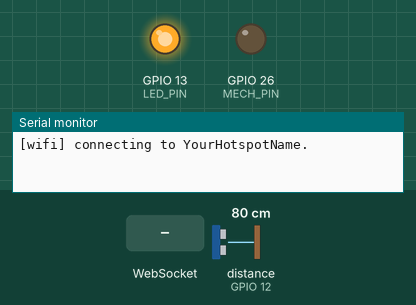
The sketch below on a simulated ESP32. On the bench: output pins drawn as LEDs (lit = HIGH), the last lines printed to the serial monitor. Wiring (inferred from the names in the program): ultrasonic range finder: trigger GPIO 14; echo GPIO 12. Dashed ring = blinking. Inputs (shaded band) come from the test bench; at power-on: distance to the obstacle (sensor on GPIO 12) 80 cm. The echo pulse lasts 58.3 µs per cm; WiFi joins after 1.5 s; servers stay silent unless stated; pins used as bus, display or sensor lines are not drawn.

Above: at 0.1 s.
At 2.3 s:
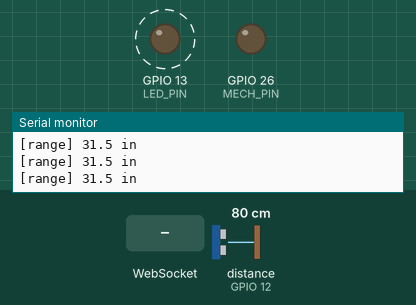
At 2.7 s:
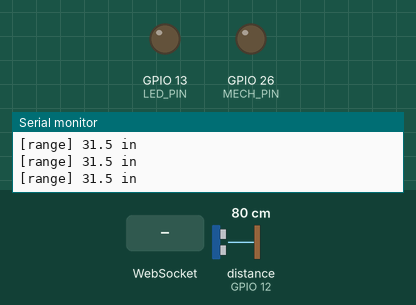
2.8 s: WebSocket text "PXD1" received
Timing chart, 0 to 11.8 s (numbered marks = the images above; inputs shaded):
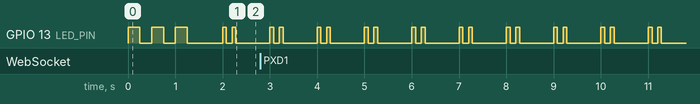

The sketch:

esp32-actuator.ino
```cpp
// ESP32 actuator for the proximity demo.
//
// Joins the laptop's hotspot, opens a WebSocket to ws://<laptop>:8080/device and drives an
// LED + a mechanism output (relay / MOSFET) from the server's threat level. Two boards also
// talk to each other over ESP-NOW (same radio, same channel as the hotspot):
//   - heartbeat: each board broadcasts a small beacon every 200 ms, so each knows if the
//     other is alive;
//   - relay: the beacon carries the board's latest alert (server seq + epoch). A board whose
//     WebSocket drops keeps getting alerts from its peer, and always uses the newest copy.
//
//   other      LED off                     mechanism off
//   proximate  LED slow blink              mechanism off
//   TA         LED fast blink              mechanism off
//   RA         LED solid                   mechanism ON (min on-time, max on-time cut-off)
//   no fresh alert from server or peer -> LED double-blink, mechanism off (fail-safe)
//   peer silent (while clear)          -> short blip every 2 s
//
// Libraries (Arduino Library Manager):
//   - "WebSockets" by Markus Sattler (links2004/arduinoWebSockets)
//   - "ArduinoJson" by Benoit Blanchon, v7
// Board: "ESP32 Dev Module" (esp32 core by Espressif, 2.x or 3.x).
// Copy secrets.example.h to secrets.h and fill it in (different DEVICE_ID per board).

#include <WiFi.h>
#include <esp_now.h>
#include <esp_wifi.h>
#include <esp_arduino_version.h>
#include <WebSocketsClient.h>
#include <ArduinoJson.h>
#include "secrets.h"

// ---- pins --------------------------------------------------------------------------
const int LED_PIN = 13;                // external LED (GPIO 13 -> resistor -> LED -> GND), not the onboard one
const int MECH_PIN = 26;               // to MOSFET gate / relay module IN
const bool MECH_ACTIVE_HIGH = true;    // many relay modules are active-LOW: set false
// Ultrasonic sensor (HC-SR04 class) aimed straight at the other plane (one axis).
// HC-SR04 drives ECHO at 5 V: put a voltage divider (e.g. 1k + 2k) before the ESP32 pin.
// GPIO 12 is a boot-strapping pin: ECHO idles low so it is fine, but never hold it high at reset.
const int TRIG_PIN = 14;
const int ECHO_PIN = 12;

// ---- behaviour ---------------------------------------------------------------------
const uint32_t MECH_MIN_ON_MS = 500;   // once triggered, hold at least this long
const uint32_t MECH_MAX_ON_MS = 5000;  // safety cut-off (solenoids/motors overheat)
const uint32_t LINK_TIMEOUT_MS = 2500; // server sends ≥1 Hz; older than this -> fail-safe
const uint32_t PEER_BEACON_MS = 200;   // ESP-NOW heartbeat period
const uint32_t PEER_TIMEOUT_MS = 1000; // peer considered lost after this much silence
const bool PEER_EXPECTED = true;       // show the "peer lost" blip
const uint32_t WIFI_RETRY_MS = 5000;
const uint32_t STATUS_REFRESH_MS = 5000;
const uint32_t RANGE_PERIOD_MS = 100;    // ultrasonic reading rate (10 Hz)
const uint32_t ECHO_TIMEOUT_US = 30000;  // no echo within this (30 ms, ~5 m) -> "no echo"
const float CM_PER_US = 0.0343f;         // speed of sound at 20 °C, cm per microsecond

enum Level : uint8_t { OTHER, PROXIMATE, TA, RA };
enum Source : uint8_t { SRC_NONE, SRC_SERVER, SRC_PEER };
const char *LEVEL_NAMES[] = {"other", "proximate", "TA", "RA"};
const char *SOURCE_NAMES[] = {"none", "server", "peer"};

// ---- ESP-NOW packet ----------------------------------------------------------------
const uint32_t PACKET_MAGIC = 0x31445850; // "PXD1"
const uint8_t FLAG_WS = 1, FLAG_MECH = 2, FLAG_ALERT = 4;
const uint8_t BROADCAST[6] = {0xff, 0xff, 0xff, 0xff, 0xff, 0xff};

struct __attribute__((packed)) PeerPacket {
  uint32_t magic;
  uint32_t group;       // FNV-1a of GROUP_ID: ignore other people's ESP-NOW traffic
  char id[16];          // sender DEVICE_ID (not necessarily NUL-terminated)
  uint32_t epoch;       // server run the alert below came from
  uint32_t seq;         // server alert sequence number
  uint8_t level;
  int16_t rangeCm;      // -1 = unknown
  uint16_t alertAgeMs;  // age of that alert at the sender when sent
  uint8_t flags;        // FLAG_*
};

// ---- state -------------------------------------------------------------------------
struct Alert {
  bool valid;
  uint32_t epoch, seq;
  Level level;
  int16_t rangeCm;
  uint32_t obtainedAt; // local millis() when the server produced it (approx.)
  Source source;
} alert = {};

struct Peer {
  bool seen;
  char id[17];
  uint32_t lastHeard;
  int rssi;
  uint8_t flags;
} peer = {};

WebSocketsClient ws;
bool wsConnected = false;
bool espNowReady = false;
uint32_t groupHash = 0;
uint8_t wifiChannel = 0;
uint32_t testUntil = 0;
bool mechOn = false, mechTimedOut = false;
uint32_t mechOnAt = 0;
uint32_t lastBeaconAt = 0, lastStatusAt = 0;
int sentLevel = -1, sentMech = -1, sentSource = -1, sentPeerAlive = -1;

// Packets arrive on the Wi-Fi task; hand the latest one to loop() through this slot.
portMUX_TYPE rxMux = portMUX_INITIALIZER_UNLOCKED;
volatile bool rxPending = false;
PeerPacket rxPacket;
int rxRssi = 0;

uint32_t fnv1a(const char *s) {
  uint32_t h = 2166136261u;
  while (*s) {
    h ^= (uint8_t)*s++;
    h *= 16777619u;
  }
  return h;
}

Level parseLevel(const char *s) {
  if (!strcmp(s, "RA")) return RA;
  if (!strcmp(s, "TA")) return TA;
  if (!strcmp(s, "proximate")) return PROXIMATE;
  return OTHER;
}

bool alertFresh(uint32_t now) { return alert.valid && now - alert.obtainedAt < LINK_TIMEOUT_MS; }
bool peerAlive(uint32_t now) { return peer.seen && now - peer.lastHeard < PEER_TIMEOUT_MS; }

// ---- ESP-NOW -----------------------------------------------------------------------

void handleRecv(const uint8_t *data, int len, int rssi) {
  if (len != (int)sizeof(PeerPacket)) return;
  PeerPacket p;
  memcpy(&p, data, sizeof p);
  if (p.magic != PACKET_MAGIC || p.group != groupHash) return;
  if (!strncmp(p.id, DEVICE_ID, sizeof p.id)) return; // our own id: misconfigured twin
  portENTER_CRITICAL(&rxMux);
  rxPacket = p;
  rxRssi = rssi;
  rxPending = true;
  portEXIT_CRITICAL(&rxMux);
}

#if ESP_ARDUINO_VERSION_MAJOR >= 3
void onEspNowRecv(const esp_now_recv_info_t *info, const uint8_t *data, int len) {
  handleRecv(data, len, info->rx_ctrl ? info->rx_ctrl->rssi : 0);
}
#else
void onEspNowRecv(const uint8_t *mac, const uint8_t *data, int len) {
  handleRecv(data, len, 0);
}
#endif

void setupEspNow() {
  if (esp_now_init() != ESP_OK) {
    Serial.println("[esp-now] init failed");
    return;
  }
  esp_now_peer_info_t info = {};
  memcpy(info.peer_addr, BROADCAST, 6);
  info.channel = 0; // 0 = whatever channel the radio is on (the hotspot's)
  info.ifidx = WIFI_IF_STA;
  info.encrypt = false;
  if (esp_now_add_peer(&info) != ESP_OK) {
    Serial.println("[esp-now] add broadcast peer failed");
    return;
  }
  esp_now_register_recv_cb(onEspNowRecv);
  espNowReady = true;
  Serial.printf("[esp-now] ready on channel %u\n", wifiChannel);
}

void sendBeacon(uint32_t now) {
  if (!espNowReady) return;
  PeerPacket p = {};
  p.magic = PACKET_MAGIC;
  p.group = groupHash;
  strncpy(p.id, DEVICE_ID, sizeof p.id);
  p.flags = (wsConnected ? FLAG_WS : 0) | (mechOn ? FLAG_MECH : 0) | (alert.valid ? FLAG_ALERT : 0);
  if (alert.valid) {
    p.epoch = alert.epoch;
    p.seq = alert.seq;
    p.level = alert.level;
    p.rangeCm = alert.rangeCm;
    uint32_t age = now - alert.obtainedAt;
    p.alertAgeMs = age > 65535 ? 65535 : age;
  }
  esp_now_send(BROADCAST, (const uint8_t *)&p, sizeof p);
  lastBeaconAt = now;
}

// Adopt the peer's alert if it is newer than ours.
void processPeerPacket(uint32_t now) {
  if (!rxPending) return;
  PeerPacket p;
  int rssi;
  portENTER_CRITICAL(&rxMux);
  p = rxPacket;
  rssi = rxRssi;
  rxPending = false;
  portEXIT_CRITICAL(&rxMux);

  if (!peer.seen || strncmp(peer.id, p.id, 16)) {
    memcpy(peer.id, p.id, 16);
    peer.id[16] = 0;
  }
  peer.seen = true;
  peer.lastHeard = now;
  peer.rssi = rssi;
  peer.flags = p.flags;

  if (!(p.flags & FLAG_ALERT) || p.level > RA) return;
  uint32_t obtainedAt = now - p.alertAgeMs;
  bool newer = !alert.valid ||
               (p.epoch == alert.epoch && (int32_t)(p.seq - alert.seq) > 0) ||
               // Different server run (it restarted): only trust the peer if our own copy is stale.
               (p.epoch != alert.epoch && !alertFresh(now) && (int32_t)(obtainedAt - alert.obtainedAt) > 0);
  if (!newer) return;
  if (!alert.valid || alert.level != p.level) Serial.printf("[alert] %s (via peer %s)\n", LEVEL_NAMES[p.level], peer.id);
  alert = {true, p.epoch, p.seq, (Level)p.level, p.rangeCm, obtainedAt, SRC_PEER};
}

// ---- WebSocket to the server -------------------------------------------------------

void sendJson(JsonDocument &doc) {
  String out;
  serializeJson(doc, out);
  ws.sendTXT(out);
}

void onWsEvent(WStype_t type, uint8_t *payload, size_t length) {
  switch (type) {
    case WStype_CONNECTED: {
      wsConnected = true;
      sentLevel = sentMech = sentSource = sentPeerAlive = -1; // re-report everything
      Serial.println("[ws] connected");
      JsonDocument hello;
      hello["t"] = "hello";
      hello["role"] = "device";
      hello["id"] = DEVICE_ID;
      hello["fw"] = "esp32-actuator/5";
      if (strlen(DEVICE_TOKEN)) hello["token"] = DEVICE_TOKEN;
      sendJson(hello);
      break;
    }
    case WStype_DISCONNECTED:
      if (wsConnected) Serial.println("[ws] disconnected");
      wsConnected = false;
      break;
    case WStype_TEXT: {
      JsonDocument doc;
      if (deserializeJson(doc, payload, length)) return;
      const char *t = doc["t"] | "";
      uint32_t now = millis();
      if (!strcmp(t, "alert")) {
        Level next = parseLevel(doc["level"] | "other");
        float range = doc["range"] | -1.0f;
        int16_t rangeCm = range < 0 ? -1 : (int16_t)min(32767.0f, range * 100.0f + 0.5f);
        if (!alert.valid || next != alert.level) Serial.printf("[alert] %s  range=%.2f m\n", LEVEL_NAMES[next], range);
        alert = {true, doc["epoch"] | 0u, doc["seq"] | 0u, next, rangeCm, now, SRC_SERVER};
        sendBeacon(now); // relay immediately rather than waiting for the next heartbeat
      } else if (!strcmp(t, "test")) {
        testUntil = now + (uint32_t)(doc["ms"] | 1000);
        Serial.println("[test] pulse");
      }
      break;
    }
    default:
      break;
  }
}

// ---- outputs -----------------------------------------------------------------------

void setMech(bool on) {
  if (on == mechOn) return;
  mechOn = on;
  if (on) mechOnAt = millis();
  digitalWrite(MECH_PIN, on == MECH_ACTIVE_HIGH ? HIGH : LOW);
  Serial.printf("[mech] %s\n", on ? "ON" : "off");
}

void updateOutputs(uint32_t now) {
  bool testing = (int32_t)(testUntil - now) > 0;
  bool fresh = alertFresh(now);
  Level eff = testing ? RA : (fresh ? alert.level : OTHER);

  // Mechanism: on in RA, held for a minimum time, cut off after a maximum time until RA clears.
  if (eff != RA) mechTimedOut = false;
  bool want = eff == RA && !mechTimedOut;
  if (mechOn && !want && now - mechOnAt < MECH_MIN_ON_MS) want = true;
  if (mechOn && want && now - mechOnAt > MECH_MAX_ON_MS) {
    want = false;
    mechTimedOut = true;
    Serial.println("[mech] max on-time reached, cutting off");
  }
  setMech(want);

  bool led;
  if (!fresh && !testing) {
    uint32_t p = now % 1000; // double blink: no fresh alert from server or peer
    led = p < 80 || (p > 200 && p < 280);
  } else {
    switch (eff) {
      case RA: led = true; break;
      case TA: led = now % 250 < 125; break;
      case PROXIMATE: led = now % 1000 < 100; break;
      default: led = PEER_EXPECTED && !peerAlive(now) && now % 2000 < 30; // peer-lost blip
    }
  }
  digitalWrite(LED_PIN, led ? HIGH : LOW);
}

void reportStatus(uint32_t now) {
  if (!wsConnected) return;
  bool testing = (int32_t)(testUntil - now) > 0;
  bool fresh = alertFresh(now);
  int eff = testing ? RA : (fresh ? alert.level : OTHER);
  int source = fresh ? alert.source : SRC_NONE;
  int pAlive = peerAlive(now);
  bool changed = eff != sentLevel || (int)mechOn != sentMech || source != sentSource || pAlive != sentPeerAlive;
  if (!changed && now - lastStatusAt < STATUS_REFRESH_MS) return;
  sentLevel = eff;
  sentMech = mechOn;
  sentSource = source;
  sentPeerAlive = pAlive;
  lastStatusAt = now;

  JsonDocument doc;
  doc["t"] = "applied";
  doc["level"] = LEVEL_NAMES[eff];
  doc["mechanism"] = mechOn;
  doc["source"] = SOURCE_NAMES[source];
  if (peer.seen) {
    JsonObject p = doc["peer"].to<JsonObject>();
    p["id"] = peer.id;
    p["alive"] = (bool)pAlive;
    p["rssi"] = peer.rssi;
    p["ws"] = (bool)(peer.flags & FLAG_WS);
  }
  sendJson(doc);
}

// ---- ultrasonic range --------------------------------------------------------------

// Same measurement as the bench sketch: distance to the other plane in inches,
// or -1 when no echo came back in time.
float measureInches() {
  digitalWrite(TRIG_PIN, LOW);
  delayMicroseconds(2);
  digitalWrite(TRIG_PIN, HIGH);
  delayMicroseconds(10);
  digitalWrite(TRIG_PIN, LOW);

  unsigned long duration = pulseIn(ECHO_PIN, HIGH, ECHO_TIMEOUT_US);
  if (duration == 0) return -1.0f; // no echo
  float cm = duration * CM_PER_US / 2.0f;
  return cm / 2.54f;
}

// Sends {t:'range', range} (metres, null = no echo); the server feeds it to the range filter.
void reportRange(uint32_t now) {
  static uint32_t lastAt = 0;
  if (now - lastAt < RANGE_PERIOD_MS) return;
  lastAt = now;
  float inches = measureInches(); // blocks up to ECHO_TIMEOUT_US

  // Bench check without the server: inches readout 4 times a second.
  static uint32_t lastPrintAt = 0;
  if (now - lastPrintAt >= 250) {
    lastPrintAt = now;
    if (inches < 0) Serial.println("[range] no echo");
    else Serial.printf("[range] %.1f in\n", inches);
  }

  if (!wsConnected) return;
  JsonDocument doc;
  doc["t"] = "range";
  if (inches < 0) doc["range"] = nullptr;
  else doc["range"] = roundf(inches * 0.0254f * 1000.0f) / 1000.0f; // metres, mm resolution
  sendJson(doc);
}

// ---- Wi-Fi -------------------------------------------------------------------------

// ESP-NOW shares the radio with Wi-Fi, so while off the hotspot we retry on the hotspot's
// channel instead of letting the station scan every channel (which would make us deaf to
// the peer). Every 6th try does a full scan in case the hotspot moved channel.
void maintainWifi(uint32_t now) {
  static uint32_t lastTry = 0;
  static uint8_t tries = 0;
  if (WiFi.status() == WL_CONNECTED) {
    tries = 0;
    uint8_t ch = WiFi.channel();
    if (ch != wifiChannel) {
      wifiChannel = ch;
      Serial.printf("[wifi] channel %u\n", ch);
    }
    return;
  }
  if (now - lastTry < WIFI_RETRY_MS) return;
  lastTry = now;
  bool fullScan = ++tries % 6 == 0 || wifiChannel == 0;
  Serial.printf("[wifi] reconnecting (%s)\n", fullScan ? "full scan" : "hotspot channel");
  WiFi.begin(WIFI_SSID, WIFI_PASS, fullScan ? 0 : wifiChannel);
}

void setup() {
  Serial.begin(115200);
  pinMode(LED_PIN, OUTPUT);
  pinMode(MECH_PIN, OUTPUT);
  pinMode(TRIG_PIN, OUTPUT);
  pinMode(ECHO_PIN, INPUT);
  digitalWrite(TRIG_PIN, LOW);
  digitalWrite(MECH_PIN, MECH_ACTIVE_HIGH ? LOW : HIGH); // mechanism off at boot
  groupHash = fnv1a(GROUP_ID);

  WiFi.mode(WIFI_STA);
  WiFi.setSleep(false); // modem sleep adds latency and makes ESP-NOW reception unreliable
  WiFi.setAutoReconnect(false); // maintainWifi() handles it, channel-aware
  WiFi.begin(WIFI_SSID, WIFI_PASS);
  Serial.printf("[wifi] connecting to %s", WIFI_SSID);
  while (WiFi.status() != WL_CONNECTED) {
    digitalWrite(LED_PIN, !digitalRead(LED_PIN));
    delay(250);
    Serial.print('.');
  }
  wifiChannel = WiFi.channel();
  Serial.printf("\n[wifi] connected, ip %s, channel %u, mac %s\n", WiFi.localIP().toString().c_str(), wifiChannel, WiFi.macAddress().c_str());

  setupEspNow();

  ws.begin(SERVER_HOST, SERVER_PORT, "/device");
  ws.onEvent(onWsEvent);
  ws.setReconnectInterval(1000);
  ws.enableHeartbeat(2000, 1500, 2); // ping every 2 s; drop after 2 missed pongs
}

void loop() {
  uint32_t now = millis();
  maintainWifi(now);
  ws.loop();
  processPeerPacket(now);
  if (now - lastBeaconAt >= PEER_BEACON_MS) sendBeacon(now);
  updateOutputs(now);
  reportStatus(now);
  reportRange(now);

  static bool wasAlive = false;
  bool alive = peerAlive(now);
  if (alive != wasAlive) Serial.printf("[peer] %s %s (rssi %d)\n", peer.id, alive ? "alive" : "LOST", peer.rssi);
  wasAlive = alive;
}
```

secrets.example.h
```cpp
// Copy this file to secrets.h (git-ignored) and fill it in. Use a different DEVICE_ID per board.
#pragma once

#define WIFI_SSID "YourHotspotName"     // Windows Mobile Hotspot, band set to 2.4 GHz
#define WIFI_PASS "YourHotspotPassword"
#define SERVER_HOST "192.168.137.1"     // laptop's address on its own hotspot (Windows default)
#define SERVER_PORT 8080                // the server's plain-HTTP port (config.httpPort)
#define DEVICE_ID "esp32-A"             // e.g. esp32-A / esp32-B; max 15 characters
#define GROUP_ID "proxdemo"             // same on both boards; ESP-NOW packets from other groups are ignored
#define DEVICE_TOKEN ""                 // must match DEVICE_TOKEN on the server, or leave empty
```

Measured:
- by itself, GPIO 13 (LED_PIN): repeats every 1.0 s: LOW 0.12 s, HIGH 0.08 s, LOW 0.72 s, HIGH 0.08 s
